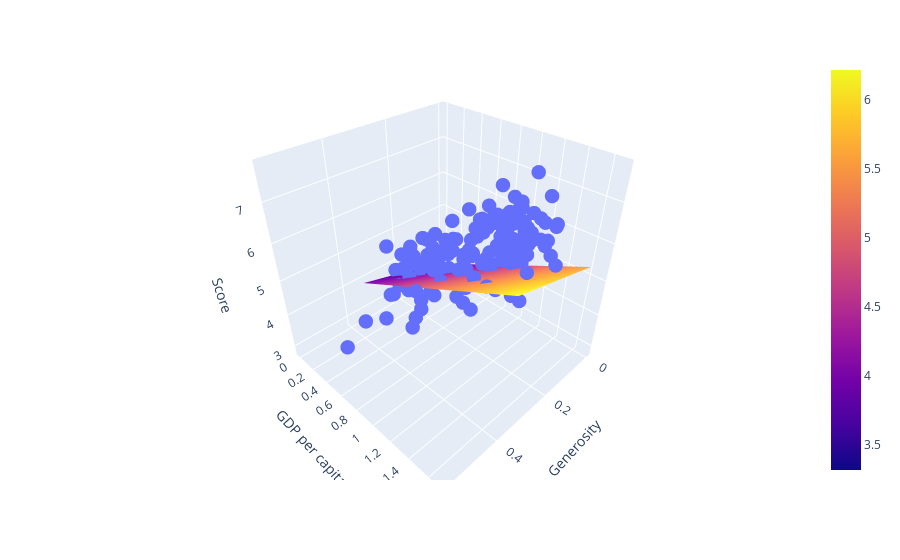

This figure's notebook cell:
### Code cell
plot_multiple_happiness_regression()

### Figure 1 — Plotly figure (JSON) as saved in the notebook; plotly's stock layout.template omitted (floating-point values rounded to 4 significant figures; data arrays with more than 128 entries replaced by an {"elided": "..."} marker saying what was removed)
{"data": [{"hovertemplate": "Generosity=%{x}<br>GDP per capita=%{y}<br>Score=%{z}<extra></extra>", "legendgroup": "", "marker": {"color": "#636efa", "size": 5, "symbol": "circle"}, "mode": "markers", "name": "", "scene": "scene", "showlegend": false, "type": "scatter3d", "x": {"elided": "156 float values"}, "y": {"elided": "156 float values"}, "z": {"elided": "156 float values"}}, {"name": "predictions", "type": "surface", "x": [0.043, 0.073, 0.103, 0.133, 0.163, 0.193, 0.223, 0.253, 0.283, 0.313, 0.343], "y": [0.026, 0.056, 0.086, 0.116, 0.146, 0.176, 0.206, 0.236, 0.266, 0.296, 0.326, 0.356, 0.386, 0.416, 0.446, 0.476, 0.506, 0.536, 0.566, 0.596, 0.626, 0.656, 0.686, 0.716, 0.746, 0.776, 0.806, 0.836, 0.866, 0.896, 0.926, 0.956, 0.986, 1.016, 1.046, 1.076, 1.106, 1.136, 1.166, 1.196, 1.226, 1.256, 1.286, 1.316, 1.346, 1.376, 1.406, 1.436, 1.466, 1.496, 1.526, 1.556, 1.586, 1.616, 1.646, 1.676], "z": {"elided": "56x11 float values"}}], "layout": {"legend": {"tracegroupgap": 0}, "margin": {"t": 60}, "scene": {"domain": {"x": [0, 1], "y": [0, 1]}, "xaxis": {"title": {"text": "Generosity"}}, "yaxis": {"title": {"text": "GDP per capita"}}, "zaxis": {"title": {"text": "Score"}}}}}
